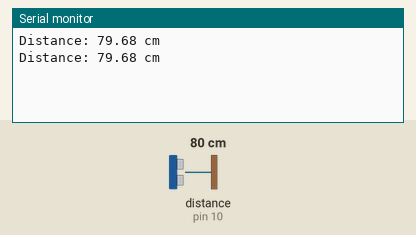
A sketch run on a simulated Arduino Uno, built with avr-gcc and run on an emulated ATmega328P. Parts: the last lines printed to the serial monitor. Wiring (inferred from the names in the program): ultrasonic range finder: trigger pin 9; echo pin 10. The inputs (shaded band) are chosen by the test bench; at power-on: distance to the obstacle (sensor on pin 10) 80 cm. The echo pulse lasts 58.3 µs per cm.

Above: at 5.8 s.
5.9 s: distance to the obstacle (sensor on pin 10) set to 2 cm
At 10.6 s:
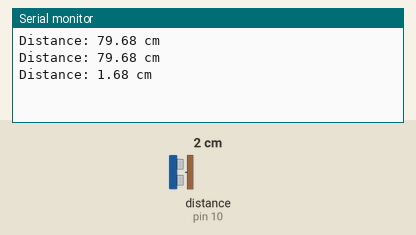
11.9 s: distance to the obstacle (sensor on pin 10) set to 4 cm
At 15.6 s:
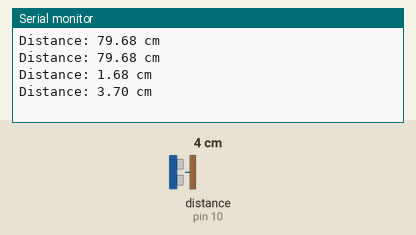
Timing chart, 0 to 17.1 s (numbered marks = the images above; inputs shaded):
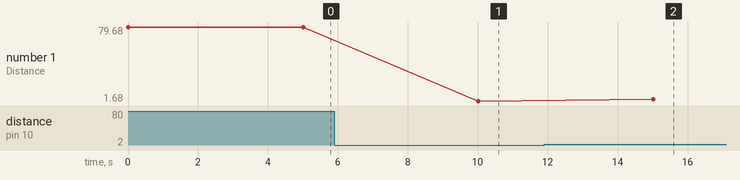

The sketch:

ultrasonic-timeout.ino
```cpp
const int trigPin = 9;
const int echoPin = 10;

void setup() {
  Serial.begin(9600);

  pinMode(trigPin, OUTPUT);
  pinMode(echoPin, INPUT);
}

void loop() {

  digitalWrite(trigPin, LOW);
  delayMicroseconds(2);

  digitalWrite(trigPin, HIGH);
  delayMicroseconds(10);

  digitalWrite(trigPin, LOW);

  long duration = pulseIn(echoPin, HIGH, 30000);

  if(duration == 0)
{
  Serial.println("Invalid Reading");
  return;
}

  float distance = duration * 0.0343 / 2;

  Serial.print("Distance: ");
  Serial.print(distance);
  Serial.println(" cm");

  delay(5000);
}
```

Measured:
- after the input at 5.9 s, the serial monitor: prints a new line after 4.1 s (image 1)
- after the input at 11.9 s, the serial monitor: prints a new line after 3.1 s (image 2)
- plotted number 1: 79.68 → 1.68 after the input at 5.9 s, 1.68 → 3.7 after the input at 11.9 s
